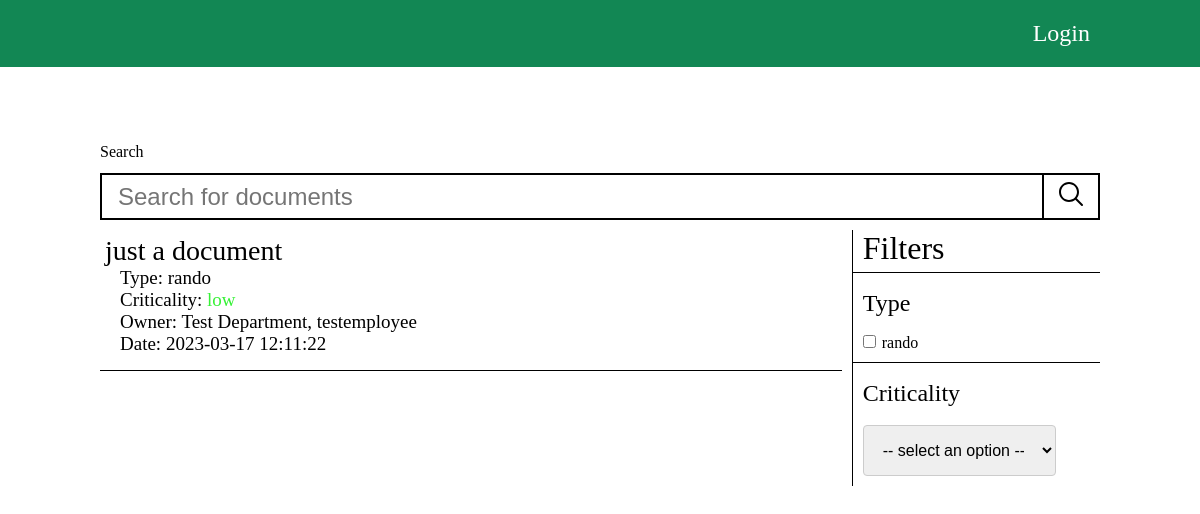
The page /search.php on the database as committed earlier.
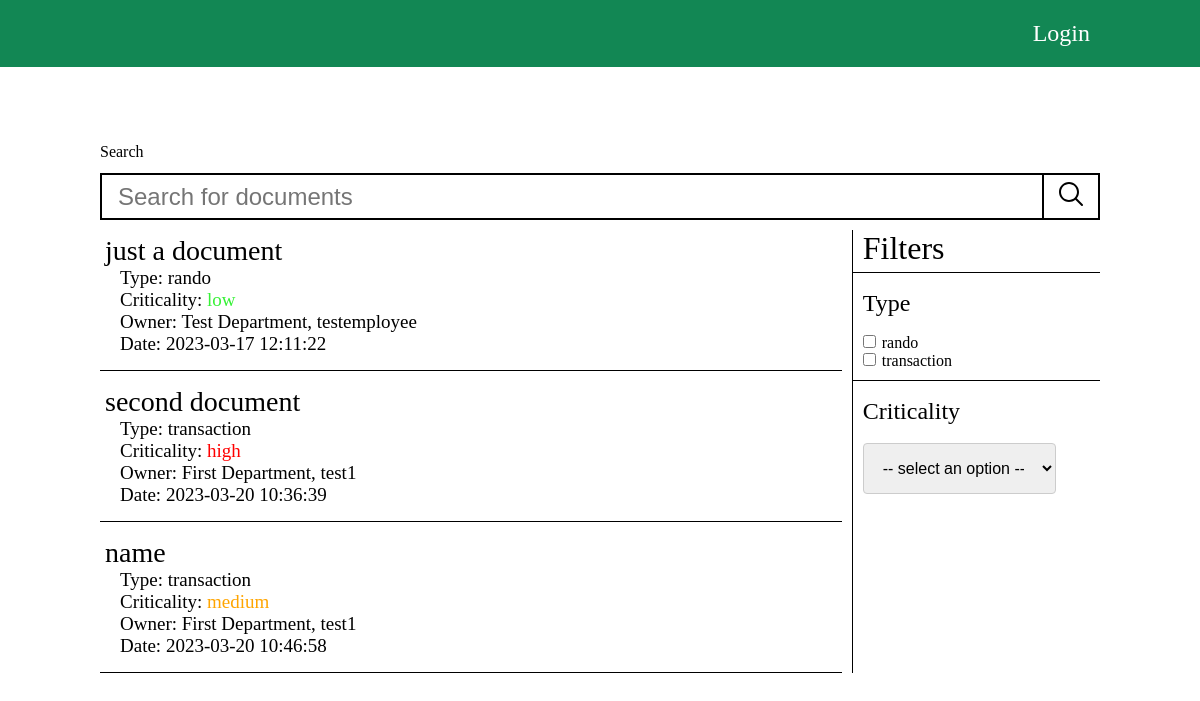
The same page on the database as committed later.
### tables this page shows
CREATE TABLE `document` (
  `id` int(6) NOT NULL,
  `name` varchar(100) NOT NULL,
  `ownerId` int(6) NOT NULL,
  `type` varchar(50) NOT NULL,
  `criticality` varchar(7) NOT NULL,
  `uploadDate` datetime NOT NULL DEFAULT current_timestamp(),
  `filePath` varchar(100) NOT NULL
);

CREATE TABLE `employee` (
  `id` int(6) NOT NULL,
  `adminId` int(6) NOT NULL,
  `username` varchar(30) NOT NULL,
  `email` varchar(300) NOT NULL,
  `password` varchar(26) NOT NULL,
  `department` varchar(100) NOT NULL,
  `active` tinyint(1) NOT NULL
);

### search.php (the view, shortened to what this page needs)
<!DOCTYPE html>
<html lang="en">
<head>
  <link rel="stylesheet" href="css/desktop.css" />
</head>
<body>
  <?php
  require_once("includes/config.php");
  include("includes/header.php");
  $searchQuery = $_GET['q'] ?? null;
  $types = $_GET['types'] ?? null;
  $crit = $_GET['crit'] ?? null;
  function formQuery($nameQuery, $types, $crit) {
    $defaultQuery = "SELECT d.*, o.username AS owner, o.department FROM document d JOIN employee o ON d.ownerId = o.id";
    return $defaultQuery;
  }
  $query = formQuery($searchQuery, $types, $crit);
  $defaultDocuments = $mysqli->query($query);
  function echoDocumentCards(object $documents)
  {
    while ($obj = $documents->fetch_object()) {
      echo "<a href=\"document.php?documentId={$obj->id}\" class=\"document-card\">";
      echo "<span class=\"document-card-name\">{$obj->name}</span>";
      echo "<ul class=\"document-card-details\">";
      echo "<li>Type: {$obj->type}</li>";
      echo "<li>Criticality: <span class=\"{$obj->criticality}\">{$obj->criticality}</span></li>";
      echo '<li>Owner: ' . $obj->department . ', ' . $obj->owner . '</li>';
      echo "<li>Date: {$obj->uploadDate}</li>";
      echo "</ul>";
      echo "</a>";
    }
  }
  ?>
  <div class="page-container">
    <div>
      <label>Search</label>
      <form class="search-form" method="post">
        <input type="search" placeholder="Search for documents" />
        <button type="submit" class="submit-search"></button>
      </form>
    </div>
    <div class="search-container">
      <div class="search-results">
        <?php
        echoDocumentCards($defaultDocuments);
        ?>
      </div>
      <div class="search-filters">
        <div class="search-filters-head">Filters</div>
        <div class="search-filters-section">
          <label>Type</label>
          <ul class="type-filters">
            <?php
              $typesQuery = "SELECT DISTINCT type FROM document";
              $documentTypes = $mysqli->query($typesQuery);
              while ($type = $documentTypes->fetch_object()) {
                echo "<li>";
                echo "<input type=\"checkbox\" value=\"{$type->type}\"/>";
                echo "<span>{$type->type}</span>";
                echo "</li>";
              }
            ?>
          </ul>
        </div>
        <div class="search-filters-section">
          <label>Criticality</label>
          <div>
          <select id="criticality" name="criticality">
            <option selected value=" "> -- select an option -- </option>
          </select>
          </div>
        </div>
      </div>
    </div>
  </div>
</body>
</html>

### includes/header.php (shortened to what this page needs)
<nav>
  <div class="nav-wrap">
    <ul class="nav-list-first">
    </ul>
    <ul class="nav-list-last">
    </ul>
  </div>
</nav>

### css/desktop.css (style rules this page uses)
body { --default-theme-color: #128754; }
* { margin: 0; padding: 0; border: 0; outline: 0; }
ul { list-style-type: none; }
a { transition: color .4s; }
a:link { text-decoration: none; }
nav { background-color: var(--default-theme-color); }
.nav-wrap { max-width: 1000px; margin: 0 auto; display: flex; justify-content: space-between; }
.nav-list-first, .nav-list-last { display: flex; padding: 20px 10px; gap: 25px; }
.page-container { max-width: 1000px; margin: 4rem auto 0; }
.search-form { display: flex; width: 100%; justify-content: space-between; }
.search-form > input { width: 100%; border: 2px solid black; padding: 4px 1rem; font-size: 24px; border-right: none; }
.search-form > button { background-color: transparent; border: 2px solid black; padding: 4px 12px; transition: .4s; cursor: pointer; }
.search-container { display: flex; }
.search-results { width: 75%; padding-right: 10px; }
.search-filters { width: 25%; border-left: 1px solid black; margin-top: 10px; }
.document-card { display: block; color: black; border-bottom: 1px solid black; padding: 15px 5px; }
.document-card-name { font-size: 28px; }
.document-card-details { padding-left: 15px; }
.document-card-details > li { font-size: 19px; }
span.low { color: rgb(54, 241, 54); }
span.medium { color: orange; }
span.high { color: red; }
.search-filters-head { font-size: 32px; border-bottom: 1px solid black; padding: 0 10px 5px; }
.search-filters-section { padding: 5px 10px 10px; }
.search-filters-section:not(:last-child) { border-bottom: 1px solid black; }
.search-filters-section > label { font-size: 24px; }
input[type="checkbox"] { cursor: pointer; }
.type-filters { margin-top: 5px; }
.type-filters > li > span { margin-left: 6px; }
select { margin-top: 6px; border: 1px solid black; font-size: 16px; }
input[type=text], select, textarea { width: 85%; padding: 15px; border: 1px solid #ccc; border-radius: 4px; resize: vertical; }
label { padding: 12px 12px 12px 0; display: inline-block; }
button, .button { padding: 6px 15px; font-size: 18px; border: 2px solid black; color: white; cursor: pointer; background-color: var(--default-theme-color); transition: .4s; }

Rows that differ between the two databases and show on the page:
added document: name "second document", type "transaction", criticality "high", ownerId.department "First Department", ownerId.username "test1", uploadDate "2023-03-20 10:36:39"
added document: name "name", type "transaction", criticality "medium", ownerId.department "First Department", ownerId.username "test1", uploadDate "2023-03-20 10:46:58"
Other text that changed with them:
new list line: "☐ transaction"
